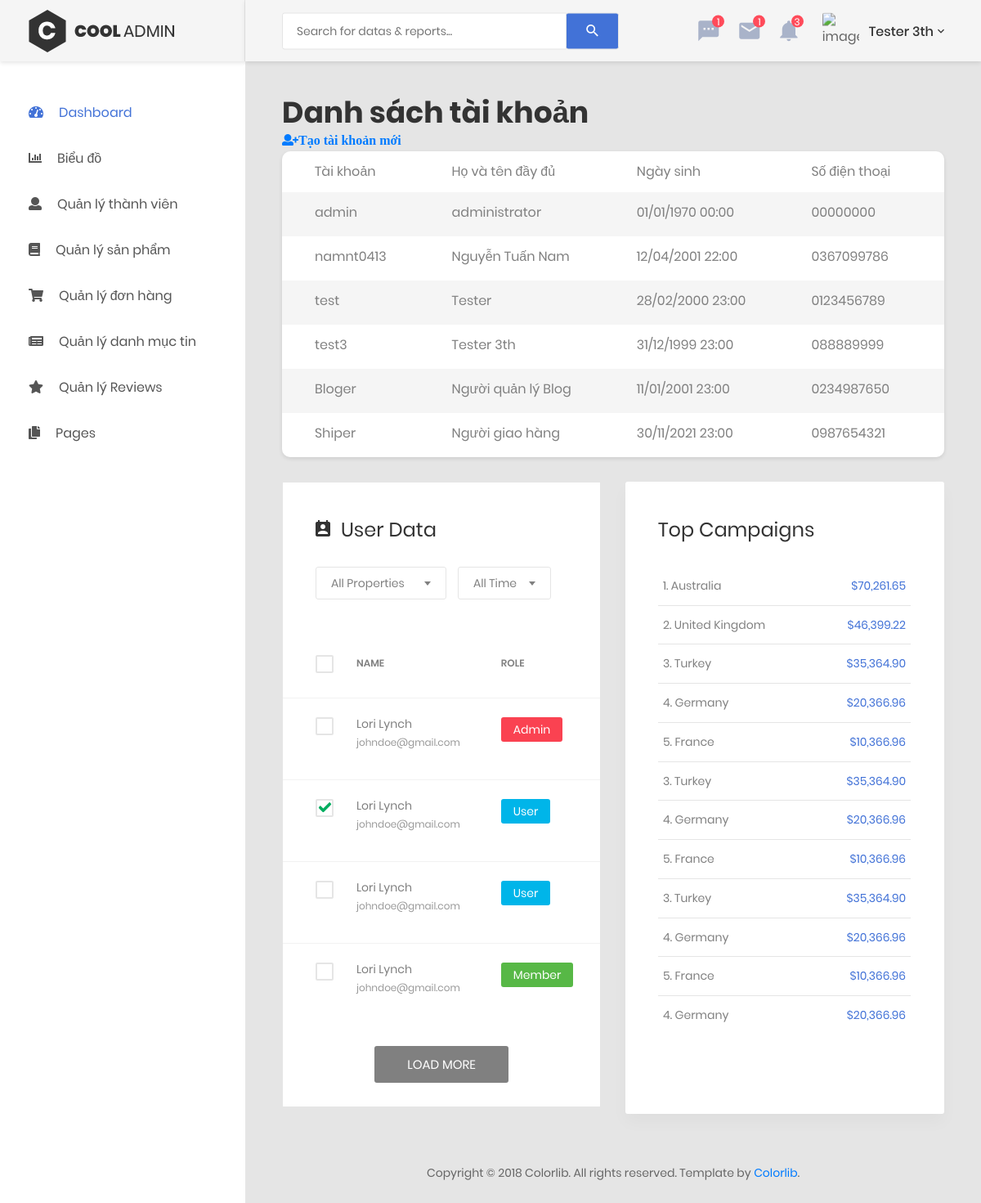
The app's page /admin/user.php (signed in), older data.
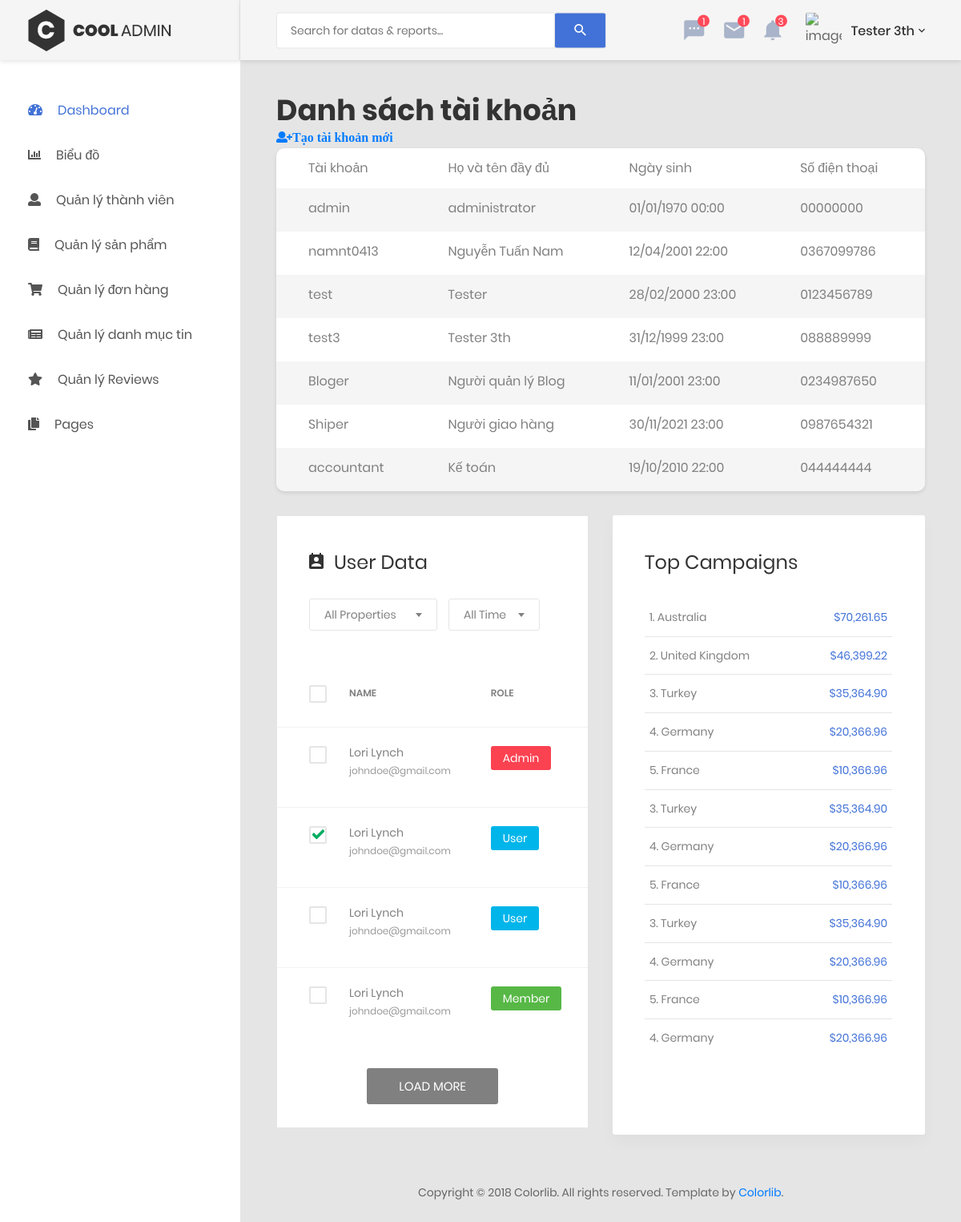
The same page, newer data.
### tables this page shows
CREATE TABLE `users` (
  `id` int(11) NOT NULL,
  `username` varchar(100) DEFAULT NULL,
  `password` varchar(150) DEFAULT NULL,
  `fullname` varchar(255) DEFAULT NULL,
  `birthday` int(11) DEFAULT NULL,
  `phone` varchar(11) DEFAULT NULL,
  `address` varchar(255) NOT NULL,
  `status` tinyint(4) NOT NULL DEFAULT 1,
  `last_updated` int(11) NOT NULL,
  `created_time` int(11) NOT NULL
);

### admin/user.php (the view, shortened to what the rows shown need)
<?php
    include 'header.php';
     ?>
   <body>
        <?php if (empty($_SESSION['current_user'])) { ?>
            <a href="login.php">Đăng nhập để vào trang Admin</a>
            <?php
         } else {
        ?>
        <div class="page-container">
    <?php
        include '../connect_db.php';
        $result = mysqli_query($con, "SELECT * FROM users");
        ?>
            <div class="main-content">
                <div class="section__content section__content--p30">
                    <div class="container-fluid">
                        <div class="row">
                             <div class="col-xl-12">
                                    <h1>Danh sách tài khoản</h1>
                                <div class="table-responsive table--no-card m-b-30">
                                    <table class="table table-borderless table-striped table-earning">
                                        <?php
                                        while ($row = mysqli_fetch_array($result)) {
                                            ?>
                                            <tr>
                                                <td><?= $row['username'] ?></td>
                                                <td><?= $row['fullname'] ?></td>
                                                <td><?= date('d/m/Y H:i', $row['birthday']) ?></td>
                                                <td><?= $row['phone'] ?></td>
                                                <td>
                                                </td>
                                            </tr>
                                        <?php } ?>
                                    </table>
                                </div>
                                </div>
                            </div>
                        <div class="row">
                            <div class="col-lg-6">
                                <div class="user-data m-b-30">
                                    <div class="table-responsive table-data">
                                        <table class="table">
                                            <thead>
                                                <tr>
                                                    <td>
                                                        <label class="au-checkbox">
                                                        </label>
                                                    </td>
                                                    <td>name</td>
                                                    <td>role</td>
                                                    <td>type</td>
                                                </tr>
                                            </thead>
                                        </table>
                                    </div>
                                </div>
                            </div>
                        </div>
                    </div>
                </div>
            </div>
        </div>
    <?php } ?>
</body>
</html>

Row changes from the older to the newer data that the page shows:
added users: username "accountant", fullname "Kế toán", birthday "19/10/2010 22:00", phone "044444444"
